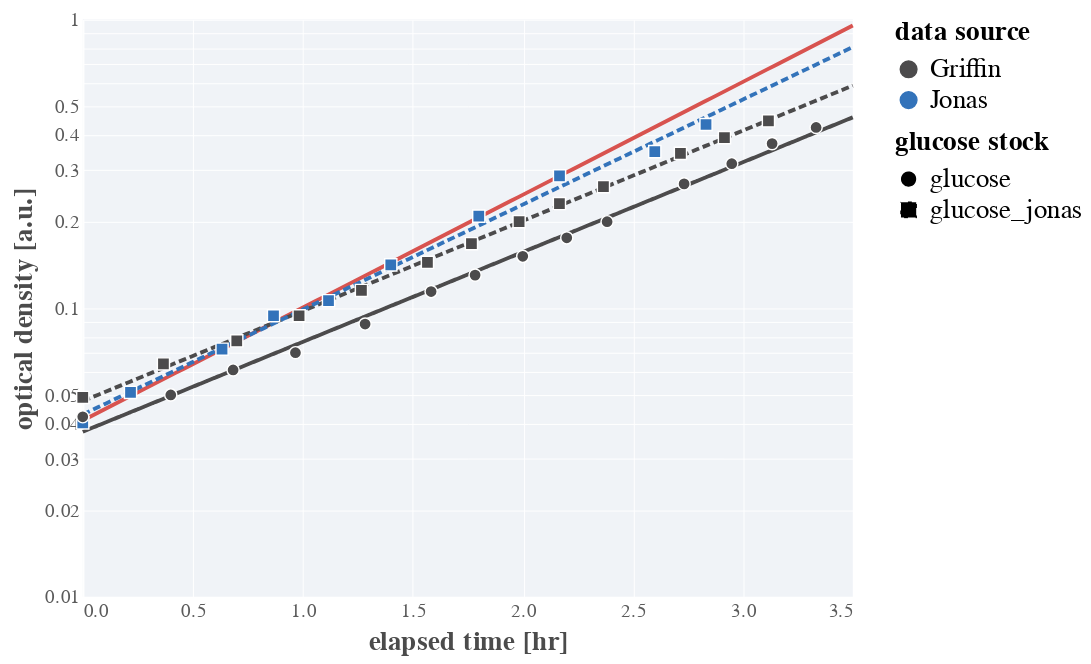

Notebook cell for this chart:
### Code cell
# Compute the simple fit. 
time = np.linspace(0, 3.5, 100)
fit_stats = pd.DataFrame([])
fit_dfs = []
for g, d in merged.groupby(['source', 'carbon_source']):
    slope, inter, _, _, se = scipy.stats.linregress(d['elapsed_time_hr'].values, 
                                                    np.log(d['od_600'].values))
    fit_stats = fit_stats.append({'source':g[0], 'carbon_source':g[1], 'intercept': inter, 'slope':slope, 'sem':se},
                            ignore_index=True)
    
    # Compute the fit over elapsed time
    fit = inter + slope * time
    _df = pd.DataFrame(np.array([time, np.exp(fit)]).T, columns=['elapsed_time_hr', 'od_600'])
    _df['source'] = g[0]
    _df['carbon_source'] = g[1]
    fit_dfs.append(_df)
    print(f"{g[0]} using  '{g[1]}' glucose stock: λ = {slope:0.2f} ± {se:0.2f} hr^-1")
fit_df = pd.concat(fit_dfs)

optimal = pd.DataFrame(np.array([time, np.exp(-3.2 + 0.9 * time)]).T, columns=['elapsed_time_hr', 'od_600'])

optimal_plot = alt.Chart(optimal).encode(
                x=alt.X(field='elapsed_time_hr', type='quantitative', title=''),
                y=alt.Y(field='od_600', type='quantitative', title='',
                        scale=alt.Scale(type='log'))).mark_line(color=colors['primary_red'])
    
fit_base = alt.Chart(fit_df).encode(
            x=alt.X(field='elapsed_time_hr', type='quantitative', title='elapsed time [hr]'),
            y=alt.Y(field='od_600', type='quantitative', title='optical density [a.u.]',
                   scale=alt.Scale(type='log')),
            strokeDash='carbon_source:Q',
            color=alt.Color(field='source', type='nominal'))

fits = fit_base.mark_line()
jan18_plot = fits + points
optimal_plot + jan18_plot

### Figure 1 — Vega-Lite specification as saved in the notebook (floating-point values rounded to 4 significant figures; data arrays with more than 128 entries replaced by an {"elided": "..."} marker saying what was removed)
{"config": {"background": "white", "group": {"fill": "white"}, "view": {"strokeWidth": 0, "height": 300, "width": 400, "fill": "#f0f3f7"}, "point": {"size": 40, "filled": true, "opacity": 1, "strokeWidth": 0.75, "stroke": "#FFFFFF"}, "square": {"size": 40, "filled": true, "opacity": 1, "strokeWidth": 0.75, "stroke": "#FFFFFF"}, "circle": {"size": 40, "filled": true, "opacity": 1, "strokeWidth": 0.75, "stroke": "#FFFFFF"}, "line": {"size": 2}, "axis": {"domainColor": "#ffffff", "domainWidth": 0.5, "labelColor": "#5b5b5b", "labelFontSize": 10, "labelFont": "Nunito", "titleFont": "Nunito", "titleFontWeight": 700, "titleFontSize": 14, "titleColor": "#4b4b4b", "grid": true, "gridColor": "#ffffff", "gridWidth": 0.5, "ticks": false}, "range": {"category": ["#4c4b4c", "#3373ba", "#5cb75b", "#d8534f", "#8066ad", "#f0ad4d"]}, "legend": {"labelFontSize": 14, "labelFont": "Nunito", "titleFont": "Nunito", "titleFontSize": 14, "titleFontWeight": 700, "titleFontColor": "#44b4b4b", "symbolSize": 75}, "title": {"font": "Nunito", "fontWeight": 700, "fontSize": 14, "fontColor": "#4b4b4b"}}, "layer": [{"data": {"name": "data-df309c83afec11e25b1b12c9b2ed6700"}, "mark": {"type": "line", "color": "#d8534f"}, "encoding": {"x": {"type": "quantitative", "field": "elapsed_time_hr", "title": ""}, "y": {"type": "quantitative", "field": "od_600", "scale": {"type": "log"}, "title": ""}}}, {"layer": [{"data": {"name": "data-d7ab600eaece00dc60b82331a38c5b6e"}, "mark": "line", "encoding": {"color": {"type": "nominal", "field": "source"}, "strokeDash": {"type": "quantitative", "field": "carbon_source"}, "x": {"type": "quantitative", "field": "elapsed_time_hr", "title": "elapsed time [hr]"}, "y": {"type": "quantitative", "field": "od_600", "scale": {"type": "log"}, "title": "optical density [a.u.]"}}}, {"data": {"name": "data-646dcb3f2171daa351676beb32acb5b4"}, "mark": "point", "encoding": {"color": {"type": "nominal", "field": "source", "title": "data source"}, "shape": {"type": "nominal", "field": "carbon_source", "title": "glucose stock"}, "x": {"type": "quantitative", "field": "elapsed_time_hr", "title": "elapsed time [hr]"}, "y": {"type": "quantitative", "field": "od_600", "scale": {"type": "log"}, "title": "optical density [a.u.]"}}}]}], "$schema": "https://vega.github.io/schema/vega-lite/v4.8.1.json", "datasets": {"data-df309c83afec11e25b1b12c9b2ed6700": [{"elapsed_time_hr": 0.0, "od_600": 0.04076}, {"elapsed_time_hr": 0.03535, "od_600": 0.04208}, {"elapsed_time_hr": 0.07071, "od_600": 0.04344}, {"elapsed_time_hr": 0.1061, "od_600": 0.04484}, {"elapsed_time_hr": 0.1414, "od_600": 0.04629}, {"elapsed_time_hr": 0.1768, "od_600": 0.04779}, {"elapsed_time_hr": 0.2121, "od_600": 0.04934}, {"elapsed_time_hr": 0.2475, "od_600": 0.05093}, {"elapsed_time_hr": 0.2828, "od_600": 0.05258}, {"elapsed_time_hr": 0.3182, "od_600": 0.05428}, {"elapsed_time_hr": 0.3535, "od_600": 0.05603}, {"elapsed_time_hr": 0.3889, "od_600": 0.05784}, {"elapsed_time_hr": 0.4242, "od_600": 0.05971}, {"elapsed_time_hr": 0.4596, "od_600": 0.06164}, {"elapsed_time_hr": 0.4949, "od_600": 0.06364}, {"elapsed_time_hr": 0.5303, "od_600": 0.0657}, {"elapsed_time_hr": 0.5657, "od_600": 0.06782}, {"elapsed_time_hr": 0.601, "od_600": 0.07001}, {"elapsed_time_hr": 0.6364, "od_600": 0.07228}, {"elapsed_time_hr": 0.6717, "od_600": 0.07461}, {"elapsed_time_hr": 0.7071, "od_600": 0.07702}, {"elapsed_time_hr": 0.7424, "od_600": 0.07951}, {"elapsed_time_hr": 0.7778, "od_600": 0.08208}, {"elapsed_time_hr": 0.8131, "od_600": 0.08474}, {"elapsed_time_hr": 0.8485, "od_600": 0.08748}, {"elapsed_time_hr": 0.8838, "od_600": 0.09031}, {"elapsed_time_hr": 0.9192, "od_600": 0.09323}, {"elapsed_time_hr": 0.9545, "od_600": 0.09624}, {"elapsed_time_hr": 0.9899, "od_600": 0.09935}, {"elapsed_time_hr": 1.025, "od_600": 0.1026}, {"elapsed_time_hr": 1.061, "od_600": 0.1059}, {"elapsed_time_hr": 1.096, "od_600": 0.1093}, {"elapsed_time_hr": 1.131, "od_600": 0.1128}, {"elapsed_time_hr": 1.167, "od_600": 0.1165}, {"elapsed_time_hr": 1.202, "od_600": 0.1203}, {"elapsed_time_hr": 1.237, "od_600": 0.1241}, {"elapsed_time_hr": 1.273, "od_600": 0.1282}, {"elapsed_time_hr": 1.308, "od_600": 0.1323}, {"elapsed_time_hr": 1.343, "od_600": 0.1366}, {"elapsed_time_hr": 1.379, "od_600": 0.141}, {"elapsed_time_hr": 1.414, "od_600": 0.1455}, {"elapsed_time_hr": 1.449, "od_600": 0.1503}, {"elapsed_time_hr": 1.485, "od_600": 0.1551}, {"elapsed_time_hr": 1.52, "od_600": 0.1601}, {"elapsed_time_hr": 1.556, "od_600": 0.1653}, {"elapsed_time_hr": 1.591, "od_600": 0.1706}, {"elapsed_time_hr": 1.626, "od_600": 0.1762}, {"elapsed_time_hr": 1.662, "od_600": 0.1819}, {"elapsed_time_hr": 1.697, "od_600": 0.1877}, {"elapsed_time_hr": 1.732, "od_600": 0.1938}, {"elapsed_time_hr": 1.768, "od_600": 0.2001}, {"elapsed_time_hr": 1.803, "od_600": 0.2065}, {"elapsed_time_hr": 1.838, "od_600": 0.2132}, {"elapsed_time_hr": 1.874, "od_600": 0.2201}, {"elapsed_time_hr": 1.909, "od_600": 0.2272}, {"elapsed_time_hr": 1.944, "od_600": 0.2346}, {"elapsed_time_hr": 1.98, "od_600": 0.2422}, {"elapsed_time_hr": 2.015, "od_600": 0.25}, {"elapsed_time_hr": 2.051, "od_600": 0.2581}, {"elapsed_time_hr": 2.086, "od_600": 0.2664}, {"elapsed_time_hr": 2.121, "od_600": 0.275}, {"elapsed_time_hr": 2.157, "od_600": 0.2839}, {"elapsed_time_hr": 2.192, "od_600": 0.2931}, {"elapsed_time_hr": 2.227, "od_600": 0.3026}, {"elapsed_time_hr": 2.263, "od_600": 0.3123}, {"elapsed_time_hr": 2.298, "od_600": 0.3224}, {"elapsed_time_hr": 2.333, "od_600": 0.3329}, {"elapsed_time_hr": 2.369, "od_600": 0.3436}, {"elapsed_time_hr": 2.404, "od_600": 0.3547}, {"elapsed_time_hr": 2.439, "od_600": 0.3662}, {"elapsed_time_hr": 2.475, "od_600": 0.3781}, {"elapsed_time_hr": 2.51, "od_600": 0.3903}, {"elapsed_time_hr": 2.545, "od_600": 0.4029}, {"elapsed_time_hr": 2.581, "od_600": 0.4159}, {"elapsed_time_hr": 2.616, "od_600": 0.4294}, {"elapsed_time_hr": 2.652, "od_600": 0.4432}, {"elapsed_time_hr": 2.687, "od_600": 0.4576}, {"elapsed_time_hr": 2.722, "od_600": 0.4724}, {"elapsed_time_hr": 2.758, "od_600": 0.4876}, {"elapsed_time_hr": 2.793, "od_600": 0.5034}, {"elapsed_time_hr": 2.828, "od_600": 0.5197}, {"elapsed_time_hr": 2.864, "od_600": 0.5365}, {"elapsed_time_hr": 2.899, "od_600": 0.5538}, {"elapsed_time_hr": 2.934, "od_600": 0.5717}, {"elapsed_time_hr": 2.97, "od_600": 0.5902}, {"elapsed_time_hr": 3.005, "od_600": 0.6093}, {"elapsed_time_hr": 3.04, "od_600": 0.629}, {"elapsed_time_hr": 3.076, "od_600": 0.6493}, {"elapsed_time_hr": 3.111, "od_600": 0.6703}, {"elapsed_time_hr": 3.146, "od_600": 0.692}, {"elapsed_time_hr": 3.182, "od_600": 0.7144}, {"elapsed_time_hr": 3.217, "od_600": 0.7375}, {"elapsed_time_hr": 3.253, "od_600": 0.7613}, {"elapsed_time_hr": 3.288, "od_600": 0.7859}, {"elapsed_time_hr": 3.323, "od_600": 0.8113}, {"elapsed_time_hr": 3.359, "od_600": 0.8376}, {"elapsed_time_hr": 3.394, "od_600": 0.8646}, {"elapsed_time_hr": 3.429, "od_600": 0.8926}, {"elapsed_time_hr": 3.465, "od_600": 0.9214}, {"elapsed_time_hr": 3.5, "od_600": 0.9512}], "data-d7ab600eaece00dc60b82331a38c5b6e": {"elided": "300 records"}, "data-646dcb3f2171daa351676beb32acb5b4": [{"clock_time": "10:43", "elapsed_time_hr": 0.0, "carbon_source": "glucose_jonas", "od_600": 0.04, "source": "Jonas", "elapsed_time": null, "date": null}, {"clock_time": "10:56", "elapsed_time_hr": 0.217, "carbon_source": "glucose_jonas", "od_600": 0.051, "source": "Jonas", "elapsed_time": null, "date": null}, {"clock_time": "11:21", "elapsed_time_hr": 0.633, "carbon_source": "glucose_jonas", "od_600": 0.072, "source": "Jonas", "elapsed_time": null, "date": null}, {"clock_time": "11:35", "elapsed_time_hr": 0.867, "carbon_source": "glucose_jonas", "od_600": 0.094, "source": "Jonas", "elapsed_time": null, "date": null}, {"clock_time": "11:50", "elapsed_time_hr": 1.117, "carbon_source": "glucose_jonas", "od_600": 0.106, "source": "Jonas", "elapsed_time": null, "date": null}, {"clock_time": "12:07", "elapsed_time_hr": 1.4, "carbon_source": "glucose_jonas", "od_600": 0.141, "source": "Jonas", "elapsed_time": null, "date": null}, {"clock_time": "12:31", "elapsed_time_hr": 1.8, "carbon_source": "glucose_jonas", "od_600": 0.208, "source": "Jonas", "elapsed_time": null, "date": null}, {"clock_time": "12:53", "elapsed_time_hr": 2.167, "carbon_source": "glucose_jonas", "od_600": 0.287, "source": "Jonas", "elapsed_time": null, "date": null}, {"clock_time": "13:09", "elapsed_time_hr": 2.6, "carbon_source": "glucose_jonas", "od_600": 0.348, "source": "Jonas", "elapsed_time": null, "date": null}, {"clock_time": "13:23", "elapsed_time_hr": 2.833, "carbon_source": "glucose_jonas", "od_600": 0.432, "source": "Jonas", "elapsed_time": null, "date": null}, {"clock_time": "10:11", "elapsed_time_hr": 0.0, "carbon_source": "glucose", "od_600": 0.042, "source": "Griffin", "elapsed_time": 0.0, "date": "2021-01-18"}, {"clock_time": "10:12", "elapsed_time_hr": 0.0, "carbon_source": "glucose_jonas", "od_600": 0.049, "source": "Griffin", "elapsed_time": 0.0, "date": "2021-01-18"}, {"clock_time": "10:34", "elapsed_time_hr": 0.3667, "carbon_source": "glucose_jonas", "od_600": 0.064, "source": "Griffin", "elapsed_time": 22.0, "date": "2021-01-18"}, {"clock_time": "10:35", "elapsed_time_hr": 0.4, "carbon_source": "glucose", "od_600": 0.05, "source": "Griffin", "elapsed_time": 24.0, "date": "2021-01-18"}, {"clock_time": "10:52", "elapsed_time_hr": 0.6833, "carbon_source": "glucose", "od_600": 0.061, "source": "Griffin", "elapsed_time": 41.0, "date": "2021-01-18"}, {"clock_time": "10:53", "elapsed_time_hr": 0.7, "carbon_source": "glucose_jonas", "od_600": 0.077, "source": "Griffin", "elapsed_time": 42.0, "date": "2021-01-18"}, {"clock_time": "11:09", "elapsed_time_hr": 0.9667, "carbon_source": "glucose", "od_600": 0.07, "source": "Griffin", "elapsed_time": 58.0, "date": "2021-01-18"}, {"clock_time": "11:10", "elapsed_time_hr": 0.9833, "carbon_source": "glucose_jonas", "od_600": 0.094, "source": "Griffin", "elapsed_time": 59.0, "date": "2021-01-18"}, {"clock_time": "11:27", "elapsed_time_hr": 1.267, "carbon_source": "glucose_jonas", "od_600": 0.115, "source": "Griffin", "elapsed_time": 76.0, "date": "2021-01-18"}, {"clock_time": "11:28", "elapsed_time_hr": 1.283, "carbon_source": "glucose", "od_600": 0.088, "source": "Griffin", "elapsed_time": 77.0, "date": "2021-01-18"}, {"clock_time": "11:46", "elapsed_time_hr": 1.567, "carbon_source": "glucose_jonas", "od_600": 0.144, "source": "Griffin", "elapsed_time": 94.0, "date": "2021-01-18"}, {"clock_time": "11:46", "elapsed_time_hr": 1.583, "carbon_source": "glucose", "od_600": 0.114, "source": "Griffin", "elapsed_time": 95.0, "date": "2021-01-18"}, {"clock_time": "11:58", "elapsed_time_hr": 1.767, "carbon_source": "glucose_jonas", "od_600": 0.167, "source": "Griffin", "elapsed_time": 106.0, "date": "2021-01-18"}, {"clock_time": "11:58", "elapsed_time_hr": 1.783, "carbon_source": "glucose", "od_600": 0.13, "source": "Griffin", "elapsed_time": 107.0, "date": "2021-01-18"}, {"clock_time": "12:11", "elapsed_time_hr": 1.983, "carbon_source": "glucose_jonas", "od_600": 0.199, "source": "Griffin", "elapsed_time": 119.0, "date": "2021-01-18"}, {"clock_time": "12:11", "elapsed_time_hr": 2.0, "carbon_source": "glucose", "od_600": 0.151, "source": "Griffin", "elapsed_time": 120.0, "date": "2021-01-18"}, {"clock_time": "12:22", "elapsed_time_hr": 2.167, "carbon_source": "glucose_jonas", "od_600": 0.23, "source": "Griffin", "elapsed_time": 130.0, "date": "2021-01-18"}, {"clock_time": "12:23", "elapsed_time_hr": 2.2, "carbon_source": "glucose", "od_600": 0.175, "source": "Griffin", "elapsed_time": 132.0, "date": "2021-01-18"}, {"clock_time": "12:34", "elapsed_time_hr": 2.367, "carbon_source": "glucose_jonas", "od_600": 0.263, "source": "Griffin", "elapsed_time": 142.0, "date": "2021-01-18"}, {"clock_time": "12:34", "elapsed_time_hr": 2.383, "carbon_source": "glucose", "od_600": 0.199, "source": "Griffin", "elapsed_time": 143.0, "date": "2021-01-18"}, {"clock_time": "12:55", "elapsed_time_hr": 2.717, "carbon_source": "glucose_jonas", "od_600": 0.343, "source": "Griffin", "elapsed_time": 163.0, "date": "2021-01-18"}, {"clock_time": "12:55", "elapsed_time_hr": 2.733, "carbon_source": "glucose", "od_600": 0.269, "source": "Griffin", "elapsed_time": 164.0, "date": "2021-01-18"}, {"clock_time": "13:07", "elapsed_time_hr": 2.917, "carbon_source": "glucose_jonas", "od_600": 0.389, "source": "Griffin", "elapsed_time": 175.0, "date": "2021-01-18"}, {"clock_time": "13:08", "elapsed_time_hr": 2.95, "carbon_source": "glucose", "od_600": 0.316, "source": "Griffin", "elapsed_time": 177.0, "date": "2021-01-18"}, {"clock_time": "13:19", "elapsed_time_hr": 3.117, "carbon_source": "glucose_jonas", "od_600": 0.445, "source": "Griffin", "elapsed_time": 187.0, "date": "2021-01-18"}, {"clock_time": "13:19", "elapsed_time_hr": 3.133, "carbon_source": "glucose", "od_600": 0.371, "source": "Griffin", "elapsed_time": 188.0, "date": "2021-01-18"}, {"clock_time": "13:31", "elapsed_time_hr": 3.333, "carbon_source": "glucose", "od_600": 0.422, "source": "Griffin", "elapsed_time": 200.0, "date": "2021-01-18"}]}}
